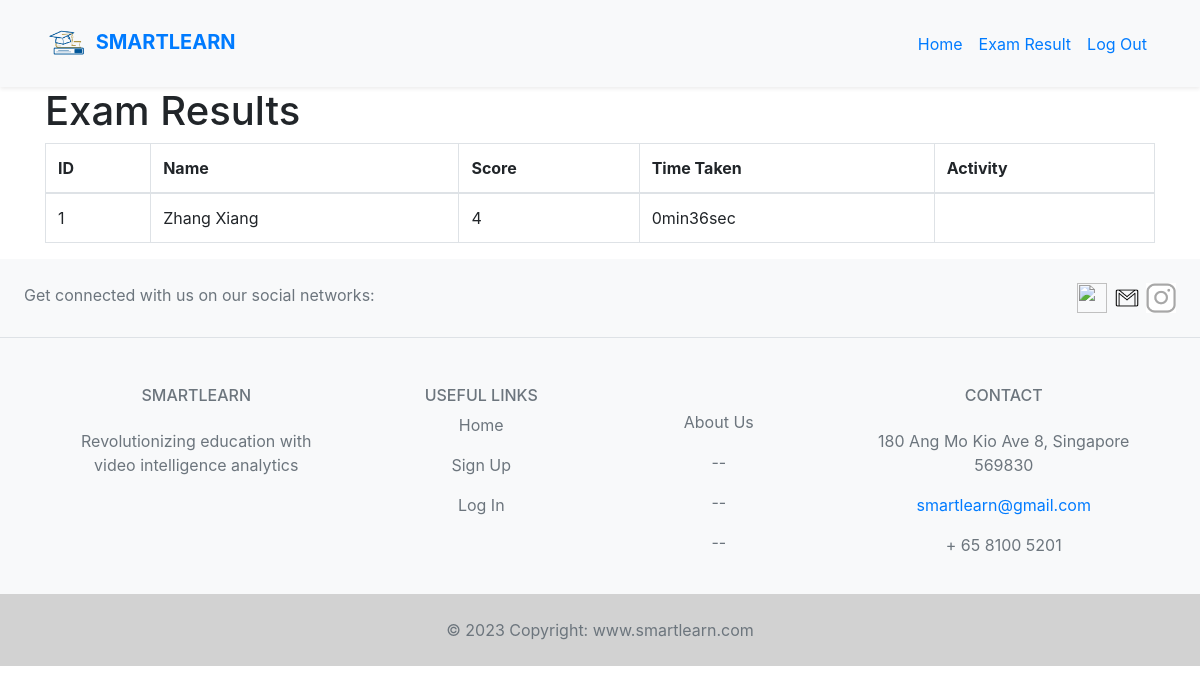
The page /exam_result (signed in) on the database as committed earlier.
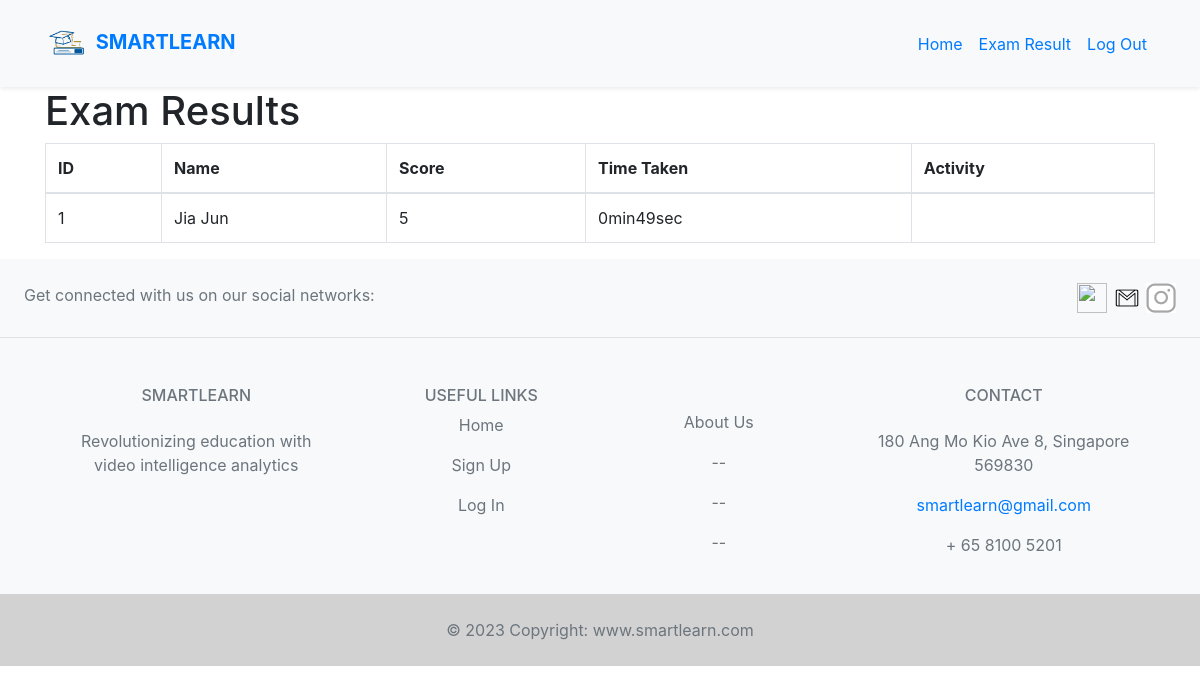
The same page on the database as committed later.
### views.py (models this page shows, shortened)
class Exam_Attempt(db.Model, UserMixin):
    id = db.Column(db.Integer, primary_key=True)
    name = db.Column(db.String(150))
    non_center_eye_count = db.Column(db.Integer)
    time_taken = db.Column(db.String(20))
    score = db.Column(db.Integer)

### views.py (the view)
@app.route('/exam_result')
@login_required
def exam_result():
    exam_attempts = Exam_Attempt.query.all()
    return render_template('exam_result.html', exam_attempts=exam_attempts, user=current_user)

### views.py (called while the page is built)
@login_manager.user_loader
def load_user(user_id):
    return User.query.get(int(user_id))

### templates/exam_result.html (shortened to what this page needs)
{% extends "base.html" %}
{% block content %}
  <div class="container">
    <h1>Exam Results</h1>
    <table class="table table-bordered">
      <thead>
        <tr>
          <th>ID</th>
          <th>Name</th>
          <th>Score</th>
          <th>Time Taken</th>
          <th>Activity</th>
        </tr>
      </thead>
      <tbody>
        {% for attempt in exam_attempts %}
          <tr>
            <td>{{ attempt.id }}</td>
            <td>{{ attempt.name }}</td>
            <td>{{ attempt.score }}</td>
            <td>{{ attempt.time_taken }}</td>
            <td>{{ attempt.activity }}</td>
          </tr>
        {% endfor %}
      </tbody>
    </table>
  </div>
{% endblock %}

### templates/base.html (shortened to what this page needs)
<!DOCTYPE html>
<html lang="en">
  <head>
    <link
      rel="stylesheet"
      href="https://stackpath.bootstrapcdn.com/bootstrap/4.5.2/css/bootstrap.min.css"
    />
  </head>
  <body>
    {% if 'user_id' in session %}
        {% if session['role'] == 'Student' %}
            {% block user_navbar %} {% include 'includes/_student_nav.html' %} {% endblock %}
        {% elif session['role'] == 'Staff' %}
            {% block staff_navbar %} {% include 'includes/_staff_nav.html' %} {% endblock %}
        {% endif %}
    {% else %}
        {% block navbar %} {% include 'includes/_navbar.html' %} {% endblock %}
    {% endif %}
    {% block content %}{% endblock %}
  </body>
  <footer>
    {% block footer %} {% include 'includes/_footer.html' %} {% endblock %}
  </footer>
</html>

### templates/includes/_staff_nav.html (shortened to what this page needs)
<nav class="navbar navbar-expand-lg py-3 bg-light shadow-sm">
  <div class="container">
    <a href="/staff_homepage" class="navbar-brand">
      <img src="/static/img/logo1.jpg" class="rounded-circle" width="45" alt="" class="d-inline-block align-middle mr-2">
      <span class="text-uppercase font-weight-bold">SmartLearn</span>
    </a>
    <div id="navbarSupportedContent" class="collapse navbar-collapse">
      <ul class="navbar-nav ml-auto">
        <li class="nav-item active"><a href="/staff_homepage" class="nav-link">Home <span class="sr-only">(current)</span></a></li>
        <li class="nav-item"><a href="/exam_result" class="nav-link">Exam Result</a></li>
        <li class="nav-item"><a href="/logout" class="nav-link">Log Out</a></li>
      </ul>
    </div>
  </div>
</nav>

### templates/includes/_footer.html (shortened to what this page needs)
<footer class="text-center text-lg-start bg-light text-muted mt-auto">
  <section class="d-flex justify-content-center justify-content-lg-between p-4 border-bottom">
    <div class="me-5 d-none d-lg-block">
      <span>Get connected with us on our social networks:</span>
    </div>
    <div>
      <a href="https://www.facebook.com/profile.php?id=100084438817499" class="me-4 text-reset">
        <i class="fab fa-facebook-f"><img src="static/img/fb.jpg" width="30px" height="30px"> </i>
      </a>
      <a href="mailto:smartlearn@gmail.com" class="me-4 text-reset">
        <i class="fab fa-google"><img src="static/img/gmail.jpg" width="30px" height="30px"> </i>
      </a>
      <a href="https://www.instagram.com/smartlearn/" class="me-4 text-reset">
        <i class="fab fa-instagram"><img src="static/img/insta.jpg" width="30px" height="30px"> </i>
      </a>
    </div>
  </section>
  <section class="">
    <div class="container text-center text-md-start mt-5">
      <div class="row mt-3">
        <div class="col-md-3 col-lg-4 col-xl-3 mx-auto mb-4">
          <h6 class="text-uppercase fw-bold mb-4">
            SmartLearn </h6>
          <p> Revolutionizing education with video intelligence analytics</p>
        </div>
        <div class="col-md-2 col-lg-2 col-xl-2 mx-auto mb-4">
          <h6 class="text-uppercase fw-bold mb-6">
            Useful links
          </h6>
          <p>
            <a href="/" class="text-reset">Home</a>
          </p>
          <p>
            <a href="/signup" class="text-reset">Sign Up</a>
          </p>
          <p>
            <a href="/login" class="text-reset">Log In</a>
          </p>
        </div>
        <div class="col-md-3 col-lg-2 col-xl-2 mx-auto mb-4">
          <br>
          <p>
            <a href="/aboutUs" class="text-reset">About Us</a>
          </p>
          <p>
            <a href="/#!" class="text-reset">--</a>
          </p>
          <p>
            <a href="#!" class="text-reset">--</a>
          </p>
          <p>
            <a href="#!" class="text-reset">--</a>
          </p>
        </div>
        <div class="col-md-4 col-lg-3 col-xl-3 mx-auto mb-md-0 mb-4">
          <h6 class="text-uppercase fw-bold mb-4">Contact</h6>
          <p> 180 Ang Mo Kio Ave 8, Singapore 569830</p>
          <p>
            <a href="mailto:smartlearn@gmail.com"> smartlearn@gmail.com</a>
          </p>
          <p> + 65 8100 5201</p>
        </div>
      </div>
    </div>
  </section>
  <div class="text-center p-4" style="background-color: rgb(210, 210, 210);">
    © 2023 Copyright:
    <a class="text-reset fw-bold" href="/">www.smartlearn.com</a>
  </div>
</footer>

Rows that differ between the two databases and show on the page:
changed Exam_Attempt id 1: name "Zhang Xiang" → "Jia Jun"; score "4" → "5"; time_taken "0min36sec" → "0min49sec"
